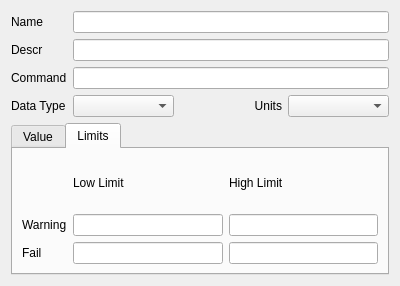
<?xml version="1.0" encoding="UTF-8"?>
<ui version="4.0">
 <class>DiagTestWidget</class>
 <widget class="QWidget" name="DiagTestWidget">
  <property name="geometry">
   <rect>
    <x>0</x>
    <y>0</y>
    <width>400</width>
    <height>286</height>
   </rect>
  </property>
  <property name="windowTitle">
   <string>Form</string>
  </property>
  <layout class="QVBoxLayout" name="verticalLayout">
   <item>
    <layout class="QFormLayout" name="formLayout">
     <item row="0" column="0">
      <widget class="QLabel" name="lblParamName">
       <property name="text">
        <string>Name</string>
       </property>
      </widget>
     </item>
     <item row="0" column="1">
      <widget class="QLineEdit" name="editParamName"/>
     </item>
     <item row="1" column="0">
      <widget class="QLabel" name="lblParamDesc">
       <property name="text">
        <string>Descr</string>
       </property>
      </widget>
     </item>
     <item row="1" column="1">
      <widget class="QLineEdit" name="editParamDesc"/>
     </item>
     <item row="2" column="0">
      <widget class="QLabel" name="lblCommand">
       <property name="text">
        <string>Command</string>
       </property>
      </widget>
     </item>
     <item row="2" column="1">
      <widget class="QLineEdit" name="editCommand"/>
     </item>
     <item row="3" column="0">
      <widget class="QLabel" name="lblDataType">
       <property name="text">
        <string>Data Type</string>
       </property>
      </widget>
     </item>
     <item row="3" column="1">
      <layout class="QHBoxLayout" name="horizontalLayout">
       <item>
        <widget class="QComboBox" name="cmbDataType"/>
       </item>
       <item>
        <widget class="QLabel" name="lblUnits">
         <property name="text">
          <string>Units</string>
         </property>
         <property name="alignment">
          <set>Qt::AlignRight|Qt::AlignTrailing|Qt::AlignVCenter</set>
         </property>
        </widget>
       </item>
       <item>
        <widget class="QComboBox" name="cmbUnits"/>
       </item>
      </layout>
     </item>
    </layout>
   </item>
   <item>
    <widget class="QTabWidget" name="tabWidget">
     <property name="currentIndex">
      <number>1</number>
     </property>
     <widget class="QWidget" name="tabNormValue">
      <attribute name="title">
       <string>Value</string>
      </attribute>
      <layout class="QGridLayout" name="gridLayout_2">
       <item row="0" column="0">
        <widget class="QLabel" name="lblNormValue">
         <property name="text">
          <string>Norm Value</string>
         </property>
        </widget>
       </item>
       <item row="0" column="1" colspan="2">
        <widget class="QLineEdit" name="editNormValue"/>
       </item>
       <item row="1" column="0">
        <widget class="QLabel" name="lblWarning">
         <property name="text">
          <string>Warning</string>
         </property>
        </widget>
       </item>
       <item row="1" column="1">
        <widget class="QSpinBox" name="spinWarning">
         <property name="suffix">
          <string>%</string>
         </property>
         <property name="maximum">
          <number>100</number>
         </property>
        </widget>
       </item>
       <item row="1" column="2">
        <widget class="QLabel" name="valWarming"/>
       </item>
       <item row="2" column="0">
        <widget class="QLabel" name="lblFail">
         <property name="text">
          <string>Fail</string>
         </property>
        </widget>
       </item>
       <item row="2" column="1">
        <widget class="QSpinBox" name="spinFail">
         <property name="suffix">
          <string>%</string>
         </property>
         <property name="maximum">
          <number>100</number>
         </property>
        </widget>
       </item>
       <item row="2" column="2">
        <widget class="QLabel" name="valFail"/>
       </item>
      </layout>
     </widget>
     <widget class="QWidget" name="tabLimits">
      <attribute name="title">
       <string>Limits</string>
      </attribute>
      <layout class="QGridLayout" name="gridLayout">
       <item row="0" column="1">
        <widget class="QLabel" name="lblLow">
         <property name="text">
          <string>Low Limit</string>
         </property>
        </widget>
       </item>
       <item row="0" column="2">
        <widget class="QLabel" name="lblHigh">
         <property name="text">
          <string>High Limit</string>
         </property>
        </widget>
       </item>
       <item row="1" column="0">
        <widget class="QLabel" name="lblWarnLimit">
         <property name="text">
          <string>Warning</string>
         </property>
        </widget>
       </item>
       <item row="1" column="1">
        <widget class="QLineEdit" name="editLowWarning"/>
       </item>
       <item row="1" column="2">
        <widget class="QLineEdit" name="editHighWarning"/>
       </item>
       <item row="2" column="0">
        <widget class="QLabel" name="lblFailLimit">
         <property name="text">
          <string>Fail</string>
         </property>
        </widget>
       </item>
       <item row="2" column="1">
        <widget class="QLineEdit" name="editLowFail"/>
       </item>
       <item row="2" column="2">
        <widget class="QLineEdit" name="editHighFail"/>
       </item>
      </layout>
     </widget>
    </widget>
   </item>
  </layout>
 </widget>
 <resources/>
 <connections/>
</ui>
